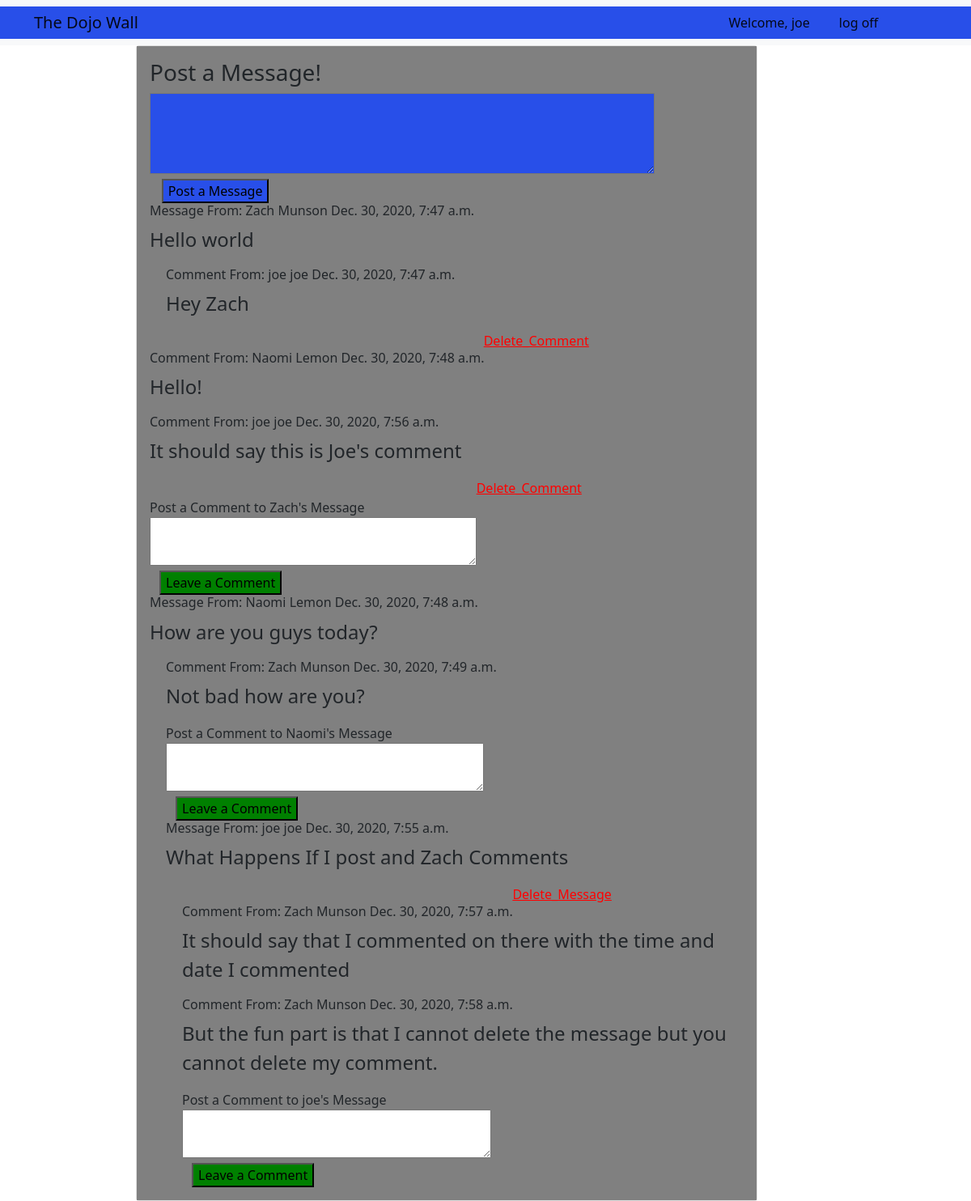
The page /wall (signed in) on the database its author committed.
### theApp/models.py (models this page shows)
class User(models.Model):
    first_name = models.CharField(max_length=100)
    last_name = models.CharField(max_length=100)
    email = models.EmailField(max_length=100)
    password = models.CharField(max_length=100)
    created_at = models.DateTimeField(auto_now_add=255)
    updated_at = models.DateTimeField(auto_now=True)
    objects = UserManager()

class Message(models.Model):
    message = models.CharField(max_length=255)
    author = models.ForeignKey(User, related_name='user_messages', on_delete=models.CASCADE)
    created_at = models.DateTimeField(auto_now_add=True)
    updated_at = models.DateTimeField(auto_now=True)

class Comment(models.Model):
    comment = models.CharField(max_length=255)
    author = models.ForeignKey(User, related_name='user_comments', on_delete=models.CASCADE)
    message_wall = models.ForeignKey(Message, related_name="post_comments", on_delete=models.CASCADE)
    created_at = models.DateTimeField(auto_now_add=True)
    updated_at = models.DateTimeField(auto_now=True)

### theApp/views.py (the view)
# urls.py: path('wall', views.wall),
def wall(request):
    if 'userid' in request.session:
        logged_user = User.objects.get(id=request.session['userid'])
        context = {
            'message_wall': Message.objects.all(),
            'logged_user': logged_user,
        }
        return render(request, 'wall.html', context)
    return redirect('/')

### theApp/templates/wall.html (shortened to what this page needs)
<!DOCTYPE html>
<html lang="en">
<head>
    <link href="https://cdn.jsdelivr.net/npm/bootstrap@5.0.0-beta1/dist/css/bootstrap.min.css" rel="stylesheet"
>
</head>
<body>
    <div class="Nav">
        <nav class="navbar navbar-expand-lg navbar-light bg-light">
            <div style="background-color: rgb(40, 79, 233);" class="container-fluid">
                <a style=" margin-left: 30px; padding-right: 60%;" class="navbar-brand" href="#">The Dojo Wall</a>
                <div class="collapse navbar-collapse" id="navbarNav">
                    <ul class="navbar-nav">
                        <li class="nav-item">
                            <a style="margin-right: 20px;" class="nav-link active">Welcome,
                                {{logged_user.first_name}}</a>
                        </li>
                        <li class="nav-item">
                            <a class="nav-link active" aria-current="page" href="wall/logout">log off</a>
                        </li>
                    </ul>
                </div>
            </div>
        </nav>
    </div>
    <div style="width: 100%;" class="row">
        <div style="  width: 80%; padding-left: 10%;" class="col-lg-6">
            <div style="margin-left:60px;" class="card">
                <div style=" background-color: grey;" class="card-body">
                    <h3>Post a Message!</h3>
                    <form action="/post_message" method="post" id="message">
                        <textarea style=" background-color: rgb(40, 79, 233);  height: 100px; width: 85%;"
                            name="message" cols="25" rows="10"></textarea>
                        <div>
                            <input style="margin-left: 2%; background-color: rgb(40, 79, 233);" type="submit"
                                value="Post a Message">
                        </div>
                    </form>
                    <div class="posts">
                        {% for post in message_wall %}
                        <div class="a_post">
                            <div class="post-details">
                                <h6>Message From: {{post.author.first_name}} {{post.author.last_name}}
                                    {{post.created_at}}</h6>
                            </div>
                            <div class="message-content">
                                <p style="font-size: 24px;" class='post'>{{post.message}}</p>
                            </div>
                            {% if post.author.id == request.session.userid %}
                            <a style="margin-left: 60%; color: red;" href="/message_delete/{{post.id}}">Delete_Message</a>
                            {% endif %}
                            <div style="padding-left: 20px;" class="show_comment">
                                {% for comment in post.post_comments.all %}
                                <h6>Comment From: {{comment.author.first_name}} {{comment.author.last_name}} {{comment.created_at}}</h6>
                                <p style="font-size: 24px; ">{{comment.comment}}</p>
                                {% if comment.author.id == request.session.userid %}
                                <a style="margin-left: 55%; color: red;" href="/comment_delete/{{comment.id}}">Delete_Comment</a>
                            </div>
                            {% endif %}
                            {% endfor %}
                            <div class="comment">
                                <h65>Post a Comment to {{post.author.first_name}}'s Message</h6>
                                    <form action="/comment/{{post.id}}" method=POST>
                                        <textarea style=" height: 60px; width: 55%;" name="comment" cols="25"
                                            rows="10"></textarea>
                                        <div>
                                            <input style="margin-left: 12px; background-color: green;" type="submit"
                                                value="Leave a Comment">
                                        </div>
                                    </form>
                            </div>
                            {% endfor %}
                        </div>
                    </div>
                </div>
            </div>
        </div>
    </div>
</body>
</html>

### rows shown on the page
User: first_name "joe"
Message: author.first_name "Zach", author.last_name "Munson", created_at "Dec. 30, 2020, 7:47 a.m.", message "Hello world"
Comment: author.first_name "joe", author.last_name "joe", created_at "Dec. 30, 2020, 7:47 a.m.", comment "Hey Zach"
Comment: author.first_name "Naomi", author.last_name "Lemon", created_at "Dec. 30, 2020, 7:48 a.m.", comment "Hello!"
Comment: author.first_name "joe", author.last_name "joe", created_at "Dec. 30, 2020, 7:56 a.m.", comment "It should say this is Joe's comment"
Message: author.first_name "Naomi", author.last_name "Lemon", created_at "Dec. 30, 2020, 7:48 a.m.", message "How are you guys today?"
Comment: author.first_name "Zach", author.last_name "Munson", created_at "Dec. 30, 2020, 7:49 a.m.", comment "Not bad how are you?"
Message: author.first_name "joe", author.last_name "joe", created_at "Dec. 30, 2020, 7:55 a.m.", message "What Happens If I post and Zach Comments"
Comment: author.first_name "Zach", author.last_name "Munson", created_at "Dec. 30, 2020, 7:57 a.m.", comment "It should say that I commented on there with the time and date I commented"
Comment: author.first_name "Zach", author.last_name "Munson", created_at "Dec. 30, 2020, 7:58 a.m.", comment "But the fun part is that I cannot delete the message but you cannot delete my comment."
